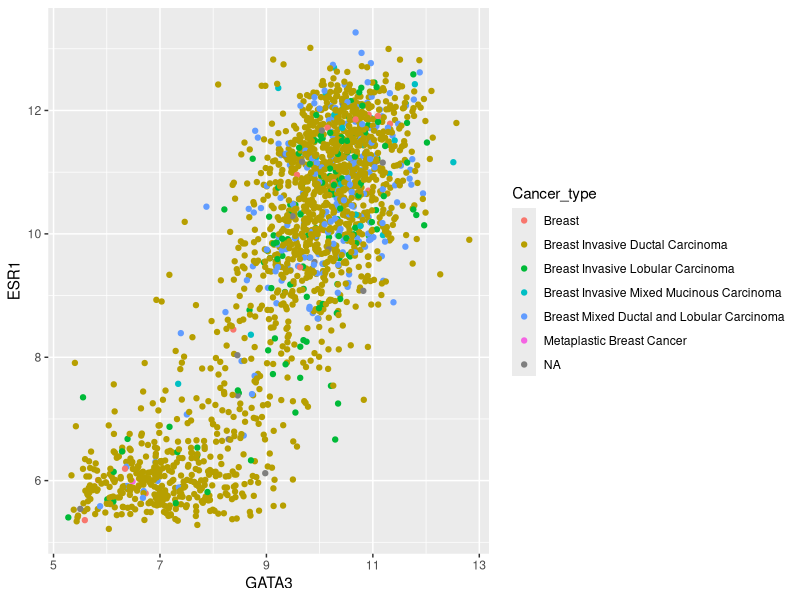
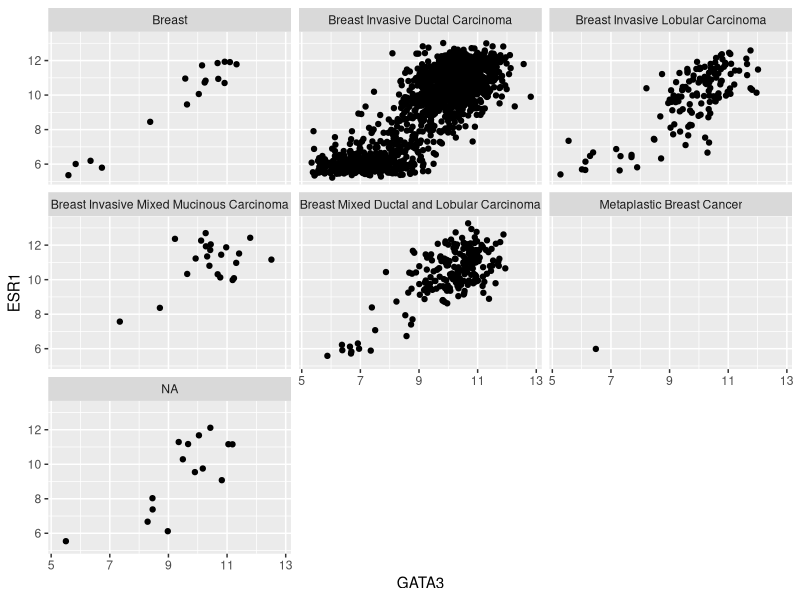
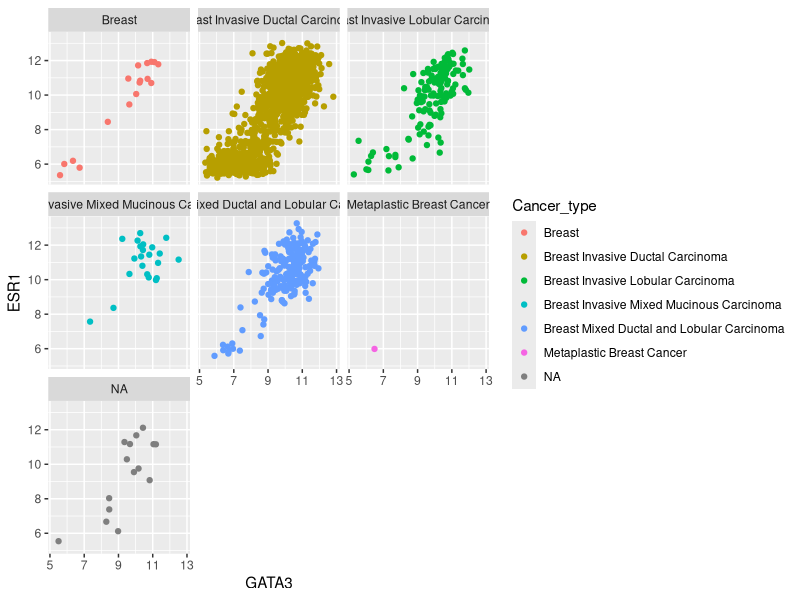

Write R code to recreate these figures, in order.
## ---- chunk 1
options(tibble.print_max = 1, tibble.print_min = 1, max.print=10, 
        tibble.max_extra_cols=1)
knitr::opts_chunk$set(eval=FALSE)
## ---- chunk 2
library(tidyverse)
metabric <- read_csv("data/metabric_clinical_and_expression_data.csv")
## ---- chunk 3
metabric[1:5,]
## ---- chunk 4
metabric[metabric$Survival_status=="DECEASED", ]
## ---- chunk 5
filter(metabric, Survival_status=="DECEASED")

deceased <- filter(metabric, Survival_status=="DECEASED")
## ---- chunk 6
unique(metabric$Vital_status)
## ---- chunk 7
filter(metabric, Vital_status%in%c("Died of Disease", "Died of Other Causes"))
## ---- chunk 8
filter(metabric, str_starts(Vital_status, "Died"))
## ---- chunk 9
filter(metabric, Survival_status == "LIVING", Survival_time > 120)
## ---- chunk 10
filter(metabric, Survival_status == "LIVING" & Survival_time > 120)
## ---- chunk 11
filter(metabric, Survival_status == "LIVING" & Survival_time > 120, ER_status == "Positive" | PR_status == "Positive")
## ---- chunk 12
patients_of_interest <- filter(metabric, 
                               Survival_status == "LIVING" & Survival_time > 120, 
                               ER_status == "Positive" | PR_status == "Positive")
patients_of_interest[,c("Patient_ID", 
                        "Survival_status", 
                        "Survival_time", 
                        "ER_status", 
                        "PR_status")]
## ---- chunk 13
select(patients_of_interest, Patient_ID, Survival_status, Survival_time, ER_status, PR_status)
## ---- chunk 14
select(patients_of_interest, Patient_ID, ER_status, PR_status, Survival_status, Survival_time)
## ---- chunk 15
select(metabric, ends_with("Status"))
## ---- chunk 16
select(metabric, -Patient_ID)
## ---- chunk 17
patients <- filter(metabric, Survival_status == "LIVING", Survival_time > 120)
patient_details <- select(patients, Patient_ID, Survival_status)
patient_details
## ---- chunk 18
patient_details <- filter(metabric, Survival_status == "LIVING", Survival_time > 120)
patient_details <- select(patient_details, Patient_ID, Survival_status)
patient_details
## ---- chunk 19
patient_details <- select(filter(metabric, Survival_status == "LIVING", Survival_time > 120), 
                          Patient_ID, Survival_status)
patient_details
## ---- chunk 20
filter(metabric, Survival_status == "LIVING")
## ---- chunk 21
metabric %>%
  filter(Survival_status == "LIVING")
## ---- chunk 22
metabric %>%
  filter(Survival_status == "LIVING") %>% 
  select(Patient_ID, Survival_time)
## ---- chunk 23
metabric$Deceased <- metabric$Survival_status == "DECEASED"
## ---- chunk 24
mutate(metabric, Tumour_size_cm = Tumour_size / 10)
## ---- chunk 25
metabric %>%
  filter(Survival_time > 240) %>% 
  mutate(Tumour_size_cm = Tumour_size / 10) %>% 
  select(Patient_ID, Survival_status, Tumour_size, Tumour_size_cm)
## ---- chunk 26
metabric %>%
  filter(Survival_time > 240) %>% 
  mutate(Deceased = Survival_status == "DECEASED") %>% 
  mutate(Tumour_size_cm = Tumour_size / 10) %>% 
  select(Patient_ID, Survival_status, Deceased, Survival_time)
## ---- chunk 27
metabric %>% 
  select(Patient_ID, Survival_status, Vital_status)

metabric %>% 
  mutate(Survival_status = as.factor(Survival_status), Vital_status = as.factor(Vital_status)) %>% 
  select(Patient_ID, Survival_status, Vital_status)
## ---- chunk 28
metabric %>% 
  mutate_at(vars(Survival_status, Vital_status), as.factor) %>% 
  select(Patient_ID, ends_with("_status"))
## ---- chunk 29
metabric %>% 
  arrange(Age_at_diagnosis)
## ---- chunk 30
mean(metabric$ESR1)
summary(metabric)
## ---- chunk 31
metabric %>%
  filter(Survival_status == "DECEASED") %>% 
  summarise(Survival_time_mean = mean(Survival_time))
## ---- chunk 32
metabric %>%
  filter(Survival_status == "DECEASED") %>% 
  summarise(Survival_time_mean = mean(Survival_time), Survival_time_sd = sd(Survival_time))
## ---- chunk 33
metabric %>%
  filter(Survival_status == "DECEASED") %>% 
  summarise(Survival_time_mean = mean(Survival_time), ESR1_mean = mean(ESR1))
## ---- chunk 34
ggplot(data = metabric, mapping = aes(x = GATA3, y = ESR1)) +
  geom_point(mapping=aes(colour = Cancer_type))
## ---- chunk 35
ggplot(data = metabric, mapping = aes(x = GATA3, y = ESR1)) +
  geom_point() +
  facet_wrap(~ Cancer_type)
## ---- chunk 36
ggplot(data = metabric, mapping = aes(x = GATA3, y = ESR1)) +
  geom_point(mapping=aes(colour = Cancer_type)) +
  facet_wrap(~ Cancer_type)
